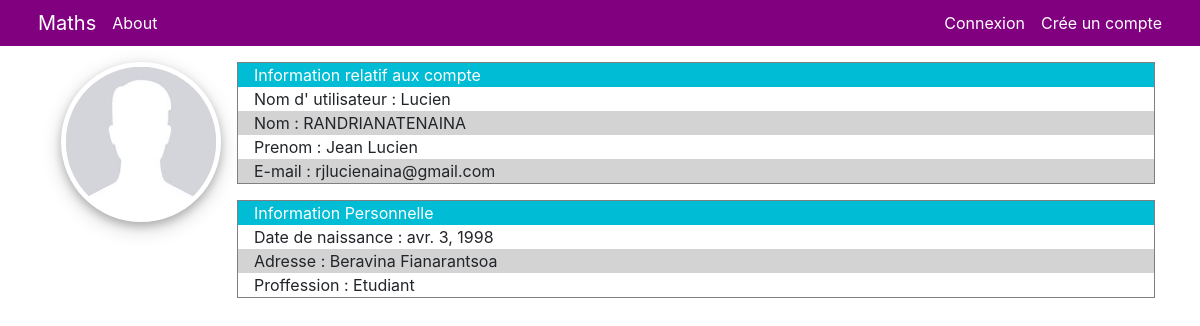
Page /users/profile/1 on the earlier database version.
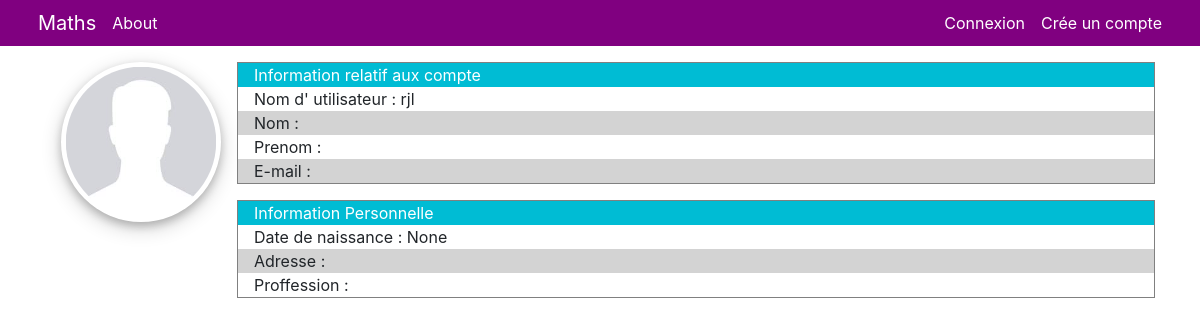
Same page on the later database version.
### users/models.py (models this page shows, shortened)
class Profile(models.Model):
	user = models.OneToOneField(User, on_delete = models.CASCADE)
	avatar = models.ImageField(default = 'users/avatar/default.jpg', upload_to = re_name) #'users/avatar/' )
	dateNaissance = models.DateField(blank= True, null = True, verbose_name = 'Date de naissance')
	profession = models.CharField(blank = True, max_length = 50)
	adresse =  models.CharField(blank= True, max_length = 50)

### users/views.py (the view)
# urls.py: path('profile/<int:pk>', views.SeeProfile.as_view(), name = "profile"),
class SeeProfile(DetailView):
	model = Profile
	template_name =  'users/profile.html'

### templates/users/profile.html (shortened to what this page needs)
{% extends 'forum/base.html' %}
{% block content %}
<div class="profile">
	<div class="profile-avatar">
	<img class="account-avatar ombre"  src="{{ object.avatar.url }}">
	</div>
	<div class="info-container">
		<div class="info">
			<div class="info-header color-cyan">
			Information relatif aux compte
			</div>
			<div class="info-body">
			<span class="info-item">Nom d' utilisateur : {{object.user.username}}</span>
			<span class="info-item">Nom  :  {{ object.user.first_name }}</span>
			<span class="info-item">Prenom  :  {{ object.user.last_name}}</span>
			<span class="info-item">E-mail : {{object.user.email}}</span>
		</div>
		</div>
		<div class="info">
			<div class="info-header color-cyan">
			Information Personnelle
			</div>
			<div class="info-body">
			<span class="info-item">Date de naissance : {{ object.dateNaissance}}</span>
			<span class="info-item">Adresse : {{ object.adresse}}</span>
			<span class="info-item">Proffession : {{object.profession}}</span>
			</div>
		</div>
	</div>
</div>
{% endblock %}

Differences in the rows shown:
changed Profile: user.username "Lucien" → "rjl"; dateNaissance "avr. 3, 1998" → "None"; user.first_name "RANDRIANATENAINA" → (not shown); user.last_name "Jean Lucien" → (not shown); user.email "rjlucienaina@gmail.com" → (not shown); adresse "Beravina Fianarantsoa" → (not shown); profession "Etudiant" → (not shown)
